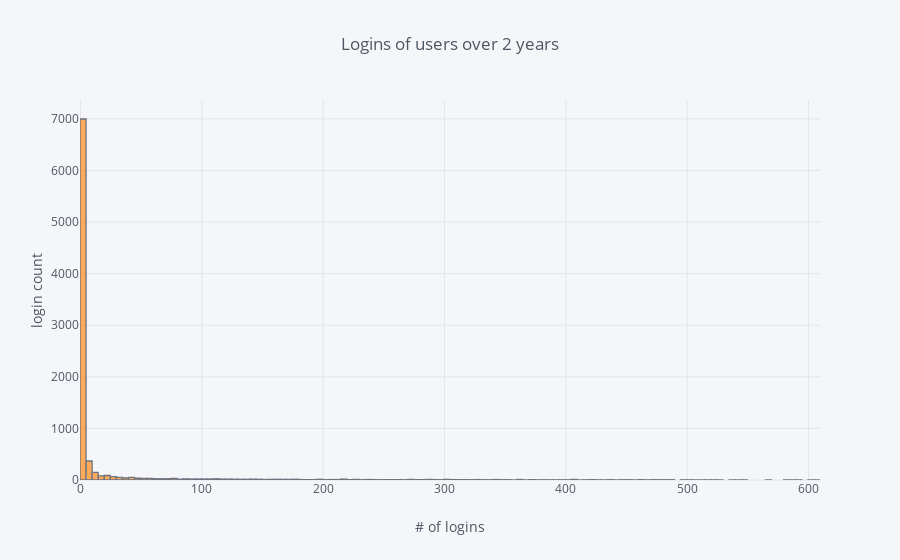

Notebook cell for this chart:
### Code cell
logcounts['visited'].iplot(kind='hist', xTitle=' # of logins ',
                  yTitle='login count', title= ' Logins of users over 2 years')

### Figure 1 — Plotly figure (JSON) as saved in the notebook; plotly's stock layout.template omitted (floating-point values rounded to 4 significant figures; data arrays with more than 128 entries replaced by an {"elided": "..."} marker saying what was removed)
{"data": [{"histfunc": "count", "histnorm": "", "marker": {"color": "rgba(255, 153, 51, 1.0)", "line": {"color": "#4D5663", "width": 1.3}}, "name": "visited", "opacity": 0.8, "orientation": "v", "type": "histogram", "uid": "0fe4cfd5-dbb6-408b-8115-5c8d9a34bb52", "x": {"elided": "8823 int values"}}], "layout": {"barmode": "overlay", "legend": {"bgcolor": "#F5F6F9", "font": {"color": "#4D5663"}}, "paper_bgcolor": "#F5F6F9", "plot_bgcolor": "#F5F6F9", "title": {"font": {"color": "#4D5663"}, "text": " Logins of users over 2 years"}, "xaxis": {"gridcolor": "#E1E5ED", "showgrid": true, "tickfont": {"color": "#4D5663"}, "title": {"font": {"color": "#4D5663"}, "text": " # of logins "}, "zerolinecolor": "#E1E5ED"}, "yaxis": {"gridcolor": "#E1E5ED", "showgrid": true, "tickfont": {"color": "#4D5663"}, "title": {"font": {"color": "#4D5663"}, "text": "login count"}, "zerolinecolor": "#E1E5ED"}}}
